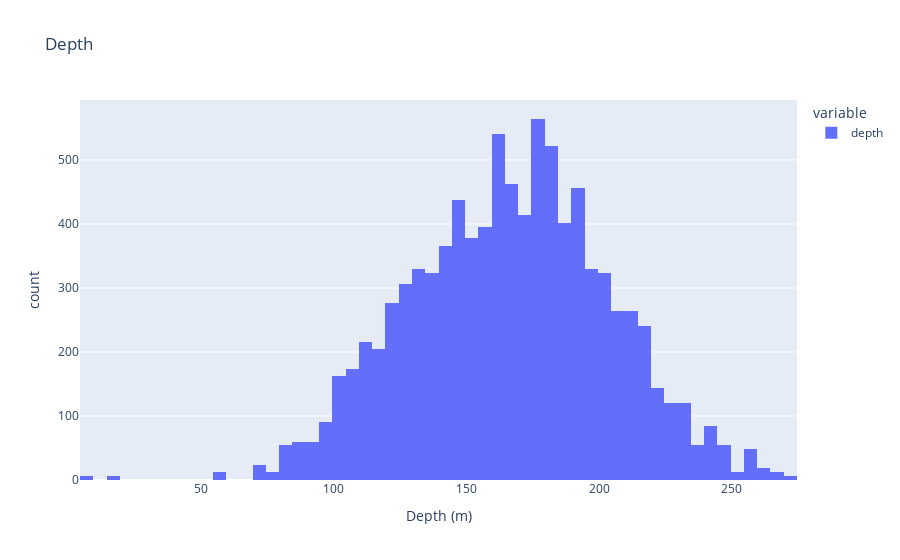

The notebook cell this image was saved under:
### Code cell
raw_data["depth"].astype(float).plot.hist(
    nbins=100, title="Depth", labels=dict(value="Depth (m)")
)

### Figure 1 — Plotly figure (JSON) as saved in the notebook; plotly's stock layout.template omitted (floating-point values rounded to 4 significant figures; data arrays with more than 128 entries replaced by an {"elided": "..."} marker saying what was removed)
{"data": [{"alignmentgroup": "True", "bingroup": "x", "hovertemplate": "variable=depth<br>Depth (m)=%{x}<br>count=%{y}<extra></extra>", "legendgroup": "depth", "marker": {"color": "#636efa", "pattern": {"shape": ""}}, "name": "depth", "nbinsx": 100, "offsetgroup": "depth", "orientation": "v", "showlegend": true, "type": "histogram", "x": {"elided": "9348 int values"}, "xaxis": "x", "yaxis": "y"}], "layout": {"barmode": "relative", "legend": {"title": {"text": "variable"}, "tracegroupgap": 0}, "title": {"text": "Depth"}, "xaxis": {"anchor": "y", "domain": [0, 1], "title": {"text": "Depth (m)"}}, "yaxis": {"anchor": "x", "domain": [0, 1], "title": {"text": "count"}}}}
